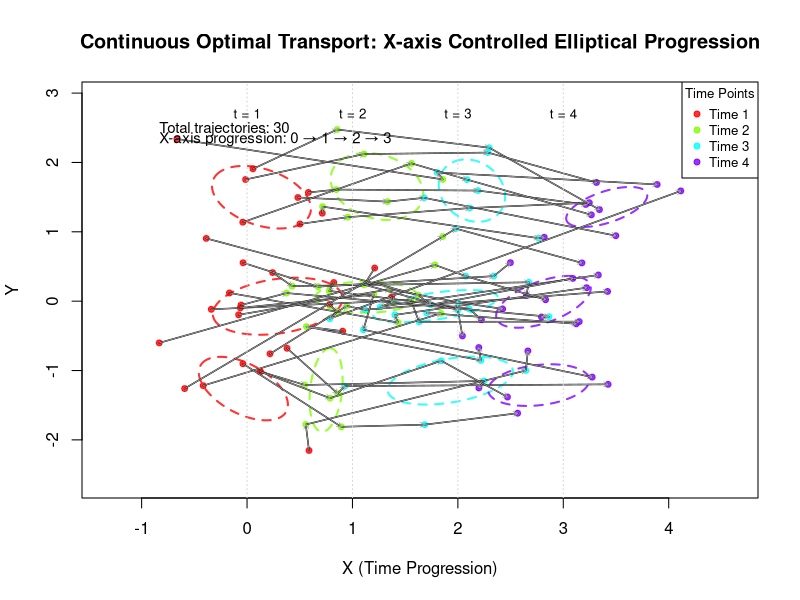
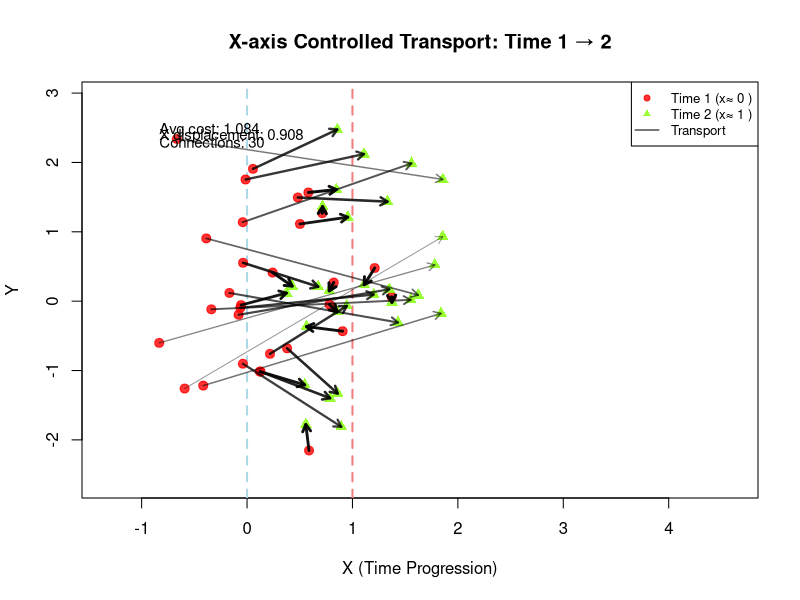
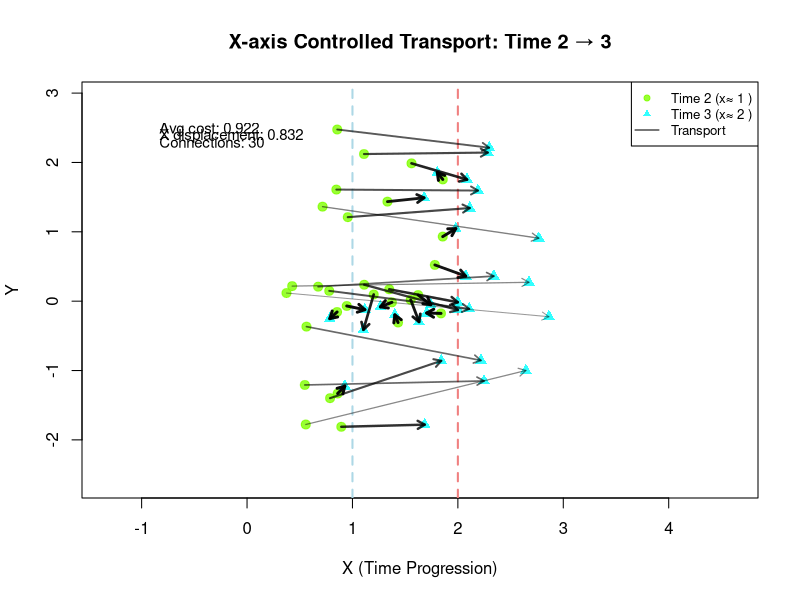
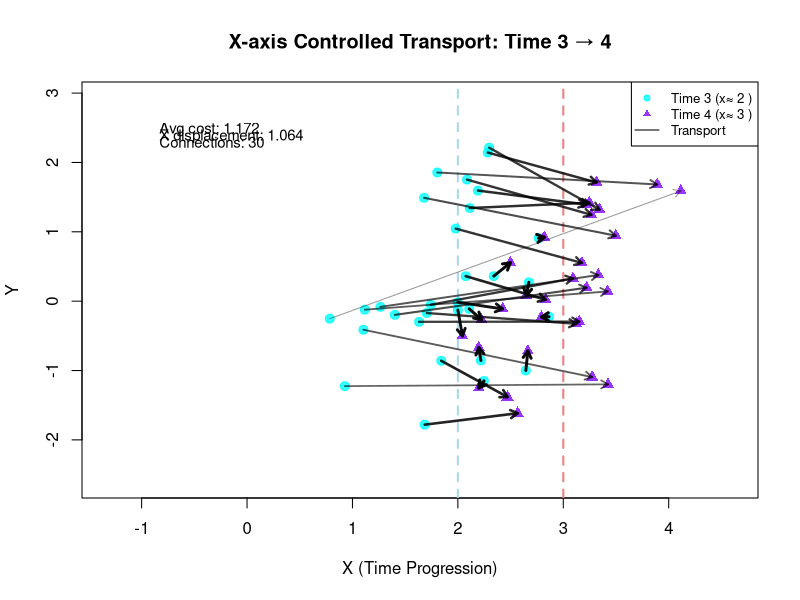
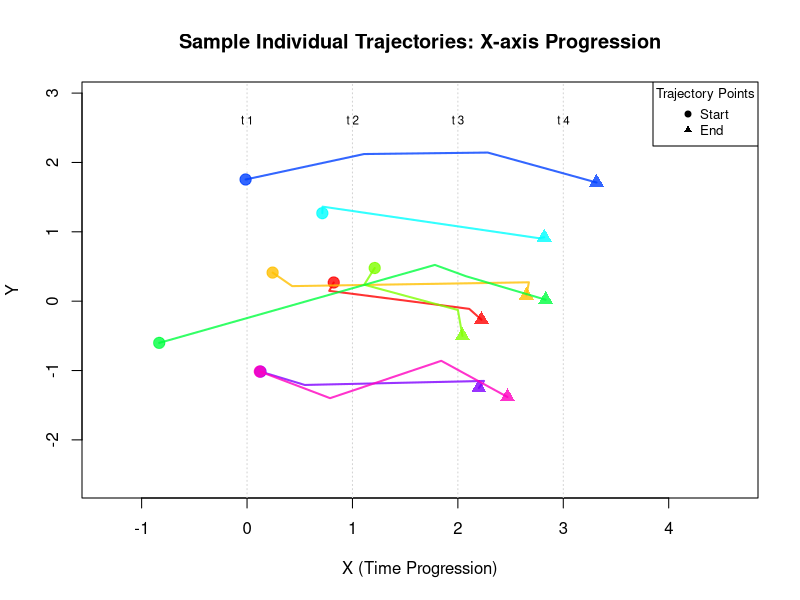
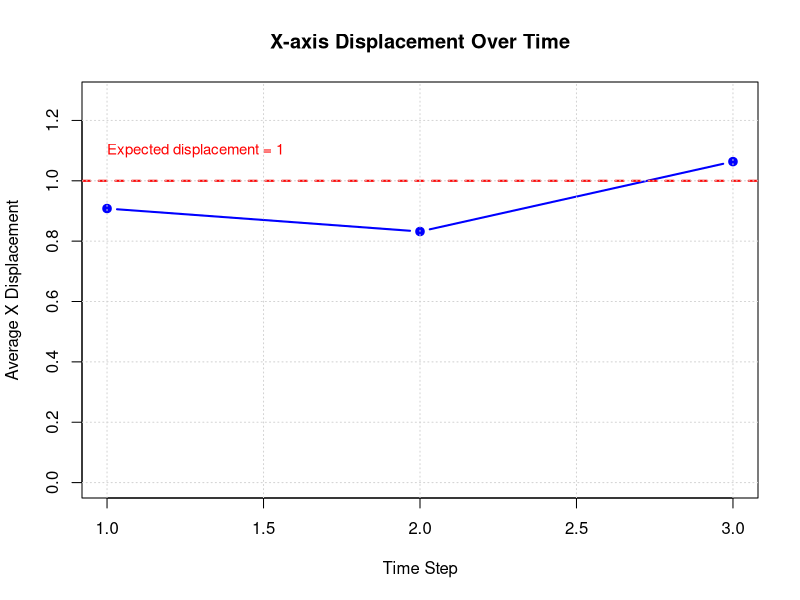
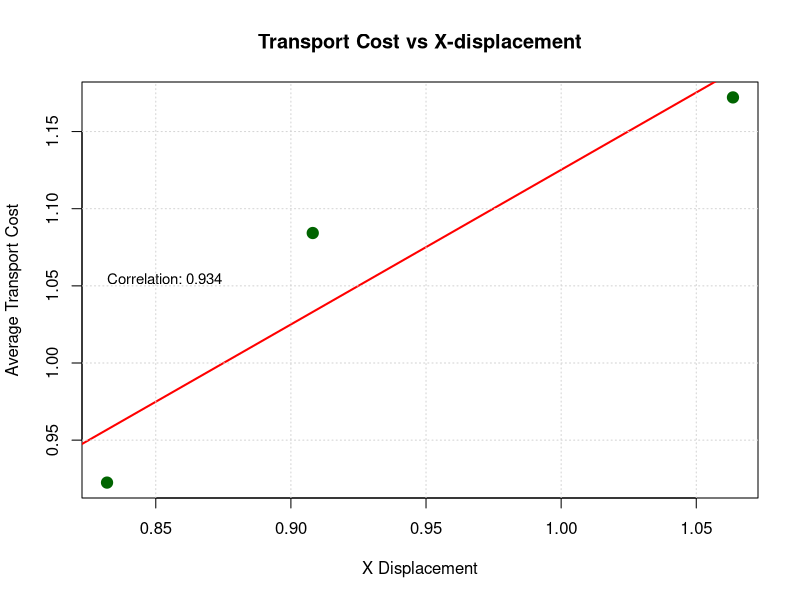

These charts were generated, in order, by the following R code:
# Test script for Continuous Optimal Transport visualization
# This script demonstrates continuous point-to-point optimal transport across multiple time points

# Set CRAN mirror
options(repos = c(CRAN = "https://cloud.r-project.org"))

# Note: In a WebR environment, we avoid using external packages that need compilation
# Instead, we implement simplified versions of required functions

# Simple implementation of silhouette coefficient for clustering evaluation
# This is a simplified version that doesn't require the cluster package
simple_silhouette <- function(data, clusters) {
  # Calculate distance matrix
  dist_matrix <- as.matrix(dist(data))
  
  # Initialize silhouette values
  n <- nrow(data)
  sil_values <- numeric(n)
  
  # Calculate silhouette for each point
  for (i in 1:n) {
    # Get cluster of current point
    current_cluster <- clusters[i]
    
    # Calculate average distance to points in same cluster (a)
    same_cluster_indices <- which(clusters == current_cluster)
    same_cluster_indices <- same_cluster_indices[same_cluster_indices != i]
    
    if (length(same_cluster_indices) > 0) {
      a_i <- mean(dist_matrix[i, same_cluster_indices])
    } else {
      a_i <- 0
    }
    
    # Calculate average distance to points in nearest different cluster (b)
    other_clusters <- unique(clusters[clusters != current_cluster])
    b_i <- Inf
    
    for (cluster in other_clusters) {
      cluster_indices <- which(clusters == cluster)
      avg_dist <- mean(dist_matrix[i, cluster_indices])
      if (avg_dist < b_i) {
        b_i <- avg_dist
      }
    }
    
    # Calculate silhouette
    if (a_i < b_i && a_i > 0) {
      sil_values[i] <- 1 - a_i / b_i
    } else if (a_i > b_i) {
      sil_values[i] <- b_i / a_i - 1
    } else {
      sil_values[i] <- 0
    }
  }
  
  # Return mean silhouette value
  return(mean(sil_values))
}

# Function to generate multivariate normal elliptical clusters
generate_elliptical_cluster <- function(n, center_x, center_y, sigma_x, sigma_y, correlation = 0) {
  # Create covariance matrix for elliptical distribution
  cov_matrix <- matrix(c(sigma_x^2, correlation * sigma_x * sigma_y,
                        correlation * sigma_x * sigma_y, sigma_y^2), 
                      nrow = 2)
  
  # Generate points using Cholesky decomposition
  L <- chol(cov_matrix)
  z <- matrix(rnorm(n * 2), ncol = 2)
  points <- z %*% L
  
  # Translate to desired center
  points[, 1] <- points[, 1] + center_x
  points[, 2] <- points[, 2] + center_y
  
  return(points)
}

# Set seed for reproducibility
set.seed(42)

# Parameters
n_points <- 30  # Reduced for better trajectory visualization
n_time_points <- 4  # Increased to show continuous flow
max_clusters <- 4  # Maximum number of clusters

# Function to generate controlled elliptical clusters moving along x-axis
generate_controlled_elliptical_clusters <- function(n, time_step, total_time_steps) {
  # X-axis progression: t=1 -> x≈0, t=2 -> x≈1, t=3 -> x≈2, etc.
  base_x <- (time_step - 1)  # 0, 1, 2, 3...
  
  # Define cluster parameters for each time step
  clusters_config <- list(
    # Cluster 1: Main ellipse moving along x-axis
    list(
      center_x = base_x,
      center_y = 0,
      sigma_x = 0.6,  # Elliptical in x-direction
      sigma_y = 0.3,  # Narrower in y-direction
      correlation = 0.2,
      proportion = 0.5
    ),
    # Cluster 2: Secondary ellipse with slight y-offset
    list(
      center_x = base_x + 0.3,
      center_y = 1.5,
      sigma_x = 0.4,
      sigma_y = 0.5,
      correlation = -0.1,
      proportion = 0.3
    ),
    # Cluster 3: Third ellipse with negative y-offset
    list(
      center_x = base_x - 0.2,
      center_y = -1.2,
      sigma_x = 0.5,
      sigma_y = 0.4,
      correlation = 0.3,
      proportion = 0.2
    )
  )
  
  points <- NULL
  cluster_labels <- NULL
  
  for (i in 1:length(clusters_config)) {
    config <- clusters_config[[i]]
    n_cluster <- round(n * config$proportion)
    
    # Generate elliptical cluster
    cluster_points <- generate_elliptical_cluster(
      n = n_cluster,
      center_x = config$center_x,
      center_y = config$center_y,
      sigma_x = config$sigma_x,
      sigma_y = config$sigma_y,
      correlation = config$correlation
    )
    
    points <- rbind(points, cluster_points)
    cluster_labels <- c(cluster_labels, rep(i, n_cluster))
  }
  
  return(list(points = points, true_clusters = cluster_labels))
}

# Generate data for each time point with controlled x-axis progression
time_points <- list()
true_clusters <- list()
for (t in 1:n_time_points) {
  data <- generate_controlled_elliptical_clusters(n_points, t, n_time_points)
  time_points[[t]] <- data$points
  true_clusters[[t]] <- data$true_clusters
  
  cat("Time", t, "- X range:", round(range(data$points[, 1]), 2), 
      "Y range:", round(range(data$points[, 2]), 2), "\n")
}

# Determine optimal number of clusters for each time point
optimal_clusters <- list()
for (t in 1:n_time_points) {
  sil_width <- numeric(max_clusters - 1)
  
  for (k in 2:max_clusters) {
    km <- kmeans(time_points[[t]], centers = k, nstart = 10)
    sil_width[k-1] <- simple_silhouette(time_points[[t]], km$cluster)
  }
  
  # Determine optimal k
  optimal_k <- which.max(sil_width) + 1
  cat("Time point", t, "- Optimal number of clusters:", optimal_k, "\n")
  
  # Cluster the data with optimal k
  km <- kmeans(time_points[[t]], centers = optimal_k, nstart = 25)
  
  # Store clustering results
  optimal_clusters[[t]] <- list(
    points = time_points[[t]],
    centers = km$centers,
    cluster = km$cluster,
    size = km$size,
    true_cluster = true_clusters[[t]]
  )
}

# Improved point-to-point transport with trajectory tracking
point_to_point_transport_with_tracking <- function(source_points, target_points) {
  n_source <- nrow(source_points)
  n_target <- nrow(target_points)
  
  # Calculate cost matrix (Euclidean distances)
  cost_matrix <- matrix(0, nrow = n_source, ncol = n_target)
  for (i in 1:n_source) {
    for (j in 1:n_target) {
      cost_matrix[i, j] <- sqrt(sum((source_points[i, ] - target_points[j, ])^2))
    }
  }
  
  # Greedy assignment (approximation of Hungarian algorithm)
  result <- data.frame(from = integer(), to = integer(), cost = numeric())
  used_targets <- logical(n_target)
  
  for (i in 1:min(n_source, n_target)) {
    available_costs <- cost_matrix
    available_costs[, used_targets] <- Inf
    
    min_idx <- which.min(available_costs)
    source_idx <- (min_idx - 1) %% n_source + 1
    target_idx <- (min_idx - 1) %/% n_source + 1
    
    result <- rbind(result, data.frame(
      from = source_idx,
      to = target_idx,
      cost = cost_matrix[source_idx, target_idx]
    ))
    
    used_targets[target_idx] <- TRUE
    cost_matrix[source_idx, ] <- Inf
  }
  
  return(result)
}

# Calculate continuous transport plans
continuous_transport_plans <- list()
for (t in 1:(n_time_points - 1)) {
  source_points <- optimal_clusters[[t]]$points
  target_points <- optimal_clusters[[t+1]]$points
  
  plan <- point_to_point_transport_with_tracking(source_points, target_points)
  continuous_transport_plans[[t]] <- plan
  
  cat("Transport plan from time", t, "to time", t+1, ":\n")
  cat("  - Point correspondences:", nrow(plan), "\n")
  cat("  - Average transport cost:", round(mean(plan$cost), 3), "\n")
}

# Build continuous trajectories for each point
build_trajectories <- function(transport_plans, time_points) {
  n_initial_points <- nrow(time_points[[1]])
  trajectories <- list()
  
  # Initialize trajectories with first time point
  for (i in 1:n_initial_points) {
    trajectories[[i]] <- list(
      time_points = c(1),
      coordinates = list(time_points[[1]][i, ]),
      point_indices = c(i)
    )
  }
  
  # Follow each point through time
  for (t in 1:(length(transport_plans))) {
    plan <- transport_plans[[t]]
    new_trajectories <- list()
    
    for (i in 1:length(trajectories)) {
      traj <- trajectories[[i]]
      last_point_idx <- tail(traj$point_indices, 1)
      
      # Find where this point goes in the next time step
      next_point_row <- which(plan$from == last_point_idx)
      
      if (length(next_point_row) > 0) {
        next_point_idx <- plan$to[next_point_row[1]]
        
        # Extend trajectory
        traj$time_points <- c(traj$time_points, t + 1)
        traj$coordinates <- c(traj$coordinates, list(time_points[[t + 1]][next_point_idx, ]))
        traj$point_indices <- c(traj$point_indices, next_point_idx)
      }
      
      new_trajectories[[i]] <- traj
    }
    
    trajectories <- new_trajectories
  }
  
  return(trajectories)
}

# Build trajectories
trajectories <- build_trajectories(continuous_transport_plans, time_points)

# Create PDF output for visualization
pdf("ot_test_results.pdf", width = 14, height = 10)

# 1. Overview: All time points with continuous trajectories
# Adjust plot limits to accommodate x-axis progression
x_range <- range(sapply(time_points, function(tp) range(tp[, 1])))
y_range <- range(sapply(time_points, function(tp) range(tp[, 2])))
x_margin <- diff(x_range) * 0.1
y_margin <- diff(y_range) * 0.1

plot(NULL, xlim = c(x_range[1] - x_margin, x_range[2] + x_margin), 
     ylim = c(y_range[1] - y_margin, y_range[2] + y_margin),
     main = "Continuous Optimal Transport: X-axis Controlled Elliptical Progression",
     xlab = "X (Time Progression)", ylab = "Y", cex.main = 1.2)

# Color scheme for time points
time_colors <- rainbow(n_time_points, alpha = 0.8)

# Plot all points for each time step with elliptical shapes
for (t in 1:n_time_points) {
  points(optimal_clusters[[t]]$points, 
         col = time_colors[t], 
         pch = 19, cex = 0.8)
  
  # Add elliptical confidence regions for true clusters
  for (cluster_id in unique(true_clusters[[t]])) {
    cluster_points <- optimal_clusters[[t]]$points[true_clusters[[t]] == cluster_id, ]
    if (nrow(cluster_points) > 2) {
      # Calculate ellipse parameters
      center <- colMeans(cluster_points)
      cov_mat <- cov(cluster_points)
      
      # Draw ellipse (simplified version)
      eigenvals <- eigen(cov_mat)$values
      eigenvecs <- eigen(cov_mat)$vectors
      angle <- atan2(eigenvecs[2, 1], eigenvecs[1, 1])
      
      # Draw ellipse outline
      theta <- seq(0, 2*pi, length.out = 100)
      ellipse_x <- center[1] + sqrt(eigenvals[1]) * cos(theta) * cos(angle) - sqrt(eigenvals[2]) * sin(theta) * sin(angle)
      ellipse_y <- center[2] + sqrt(eigenvals[1]) * cos(theta) * sin(angle) + sqrt(eigenvals[2]) * sin(theta) * cos(angle)
      lines(ellipse_x, ellipse_y, col = time_colors[t], lwd = 2, lty = 2)
    }
  }
}

# Draw continuous trajectories
for (i in 1:length(trajectories)) {
  traj <- trajectories[[i]]
  if (length(traj$coordinates) >= 2) {
    # Extract coordinates
    x_coords <- sapply(traj$coordinates, function(coord) coord[1])
    y_coords <- sapply(traj$coordinates, function(coord) coord[2])
    
    # Draw trajectory line
    lines(x_coords, y_coords, col = "black", lwd = 1.5, lty = 1)
    
    # Add arrows to show direction
    for (j in 1:(length(x_coords) - 1)) {
      arrows(x_coords[j], y_coords[j], 
             x_coords[j + 1], y_coords[j + 1],
             length = 0.05, col = "darkgray", lwd = 0.8)
    }
  }
}

# Add vertical lines to show x-axis progression
for (t in 1:n_time_points) {
  abline(v = (t - 1), col = "lightgray", lty = 3, lwd = 1)
  text((t - 1), y_range[2] + y_margin * 0.5, paste("t =", t), cex = 0.8, adj = 0.5)
}

# Add legend
legend("topright", 
       legend = paste("Time", 1:n_time_points),
       col = time_colors, 
       pch = 19,
       title = "Time Points",
       cex = 0.8)

# Add text annotations
text(x_range[1], y_range[2], paste("Total trajectories:", length(trajectories)), cex = 0.9, adj = 0)
text(x_range[1], y_range[2] - y_margin * 0.3, paste("X-axis progression: 0 → 1 → 2 → 3"), cex = 0.9, adj = 0)

# 2. Step-by-step transport visualization with x-axis focus
for (t in 1:(n_time_points - 1)) {
  plot(NULL, xlim = c(x_range[1] - x_margin, x_range[2] + x_margin), 
       ylim = c(y_range[1] - y_margin, y_range[2] + y_margin),
       main = paste("X-axis Controlled Transport: Time", t, "→", t + 1),
       xlab = "X (Time Progression)", ylab = "Y")
  
  # Add vertical reference lines
  abline(v = (t - 1), col = "lightblue", lty = 2, lwd = 2)
  abline(v = t, col = "lightcoral", lty = 2, lwd = 2)
  
  # Plot source points
  points(optimal_clusters[[t]]$points, 
         col = time_colors[t], 
         pch = 19, cex = 1.2)
  
  # Plot target points
  points(optimal_clusters[[t+1]]$points, 
         col = time_colors[t + 1], 
         pch = 17, cex = 1.2)
  
  # Draw transport arrows
  plan <- continuous_transport_plans[[t]]
  for (i in 1:nrow(plan)) {
    from_idx <- plan$from[i]
    to_idx <- plan$to[i]
    cost <- plan$cost[i]
    
    # Color and width based on cost
    max_cost <- max(plan$cost)
    color_intensity <- 1 - (cost / max_cost) * 0.6
    line_width <- 1 + 2 * (1 - cost / max_cost)
    
    arrows(
      optimal_clusters[[t]]$points[from_idx, 1],
      optimal_clusters[[t]]$points[from_idx, 2],
      optimal_clusters[[t+1]]$points[to_idx, 1],
      optimal_clusters[[t+1]]$points[to_idx, 2],
      lwd = line_width,
      length = 0.08,
      col = rgb(0, 0, 0, alpha = color_intensity)
    )
  }
  
  # Add statistics
  avg_cost <- round(mean(plan$cost), 3)
  total_cost <- round(sum(plan$cost), 3)
  x_displacement <- round(mean(optimal_clusters[[t+1]]$points[, 1]) - mean(optimal_clusters[[t]]$points[, 1]), 3)
  
  text(x_range[1], y_range[2], paste("Avg cost:", avg_cost), cex = 0.9, adj = 0)
  text(x_range[1], y_range[2] - y_margin * 0.2, paste("X displacement:", x_displacement), cex = 0.9, adj = 0)
  text(x_range[1], y_range[2] - y_margin * 0.4, paste("Connections:", nrow(plan)), cex = 0.9, adj = 0)
  
  legend("topright", 
         legend = c(paste("Time", t, "(x≈", t-1, ")"), paste("Time", t + 1, "(x≈", t, ")"), "Transport"),
         col = c(time_colors[t], time_colors[t + 1], "black"),
         pch = c(19, 17, NA),
         lty = c(NA, NA, 1),
         cex = 0.8)
}

# 3. Individual trajectory analysis with x-axis focus
n_sample_trajectories <- min(8, length(trajectories))
sample_indices <- seq(1, length(trajectories), length.out = n_sample_trajectories)

plot(NULL, xlim = c(x_range[1] - x_margin, x_range[2] + x_margin), 
     ylim = c(y_range[1] - y_margin, y_range[2] + y_margin),
     main = "Sample Individual Trajectories: X-axis Progression",
     xlab = "X (Time Progression)", ylab = "Y")

# Add vertical reference lines
for (t in 1:n_time_points) {
  abline(v = (t - 1), col = "lightgray", lty = 3, lwd = 1)
  text((t - 1), y_range[2] + y_margin * 0.3, paste("t", t), cex = 0.7, adj = 0.5)
}

# Color scheme for individual trajectories
traj_colors <- rainbow(n_sample_trajectories, alpha = 0.8)

for (i in 1:n_sample_trajectories) {
  traj_idx <- round(sample_indices[i])
  traj <- trajectories[[traj_idx]]
  
  if (length(traj$coordinates) >= 2) {
    x_coords <- sapply(traj$coordinates, function(coord) coord[1])
    y_coords <- sapply(traj$coordinates, function(coord) coord[2])
    
    # Draw trajectory with unique color
    lines(x_coords, y_coords, col = traj_colors[i], lwd = 2)
    
    # Mark start and end points
    points(x_coords[1], y_coords[1], col = traj_colors[i], pch = 19, cex = 1.5)
    points(tail(x_coords, 1), tail(y_coords, 1), col = traj_colors[i], pch = 17, cex = 1.5)
    
    # Add trajectory number
    text(x_coords[1], y_coords[1], as.character(traj_idx), 
         pos = 3, cex = 0.7, col = "white", font = 2)
  }
}

legend("topright", 
       legend = c("Start", "End"),
       pch = c(19, 17),
       col = "black",
       title = "Trajectory Points",
       cex = 0.8)

# 4. X-displacement analysis over time
x_displacements <- sapply(1:(n_time_points - 1), function(t) {
  mean(optimal_clusters[[t+1]]$points[, 1]) - mean(optimal_clusters[[t]]$points[, 1])
})

plot(1:(n_time_points - 1), x_displacements,
     type = "b", pch = 19, col = "blue", lwd = 2,
     main = "X-axis Displacement Over Time",
     xlab = "Time Step", ylab = "Average X Displacement",
     ylim = c(0, max(x_displacements) * 1.2))

# Add reference line at y = 1 (expected displacement)
abline(h = 1, col = "red", lty = 2, lwd = 2)
text(1, 1.1, "Expected displacement = 1", cex = 0.9, adj = 0, col = "red")

grid(col = "lightgray", lty = 3)

# 5. Transport cost vs X-displacement correlation
transport_costs <- sapply(continuous_transport_plans, function(plan) mean(plan$cost))
plot(x_displacements, transport_costs,
     pch = 19, col = "darkgreen", cex = 1.5,
     main = "Transport Cost vs X-displacement",
     xlab = "X Displacement", ylab = "Average Transport Cost")

# Add correlation line
if (length(x_displacements) > 1) {
  correlation <- cor(x_displacements, transport_costs)
  lm_fit <- lm(transport_costs ~ x_displacements)
  abline(lm_fit, col = "red", lwd = 2)
  
  text(min(x_displacements), max(transport_costs) * 0.9, 
       paste("Correlation:", round(correlation, 3)), 
       cex = 0.9, adj = 0)
}

grid(col = "lightgray", lty = 3)

# Close PDF device
dev.off()

cat("\nX-axis Controlled Continuous Optimal Transport Visualization complete.\n")
cat("Results saved to ot_test_results.pdf\n")
cat("\nSummary:\n")
cat("Total trajectories tracked:", length(trajectories), "\n")
cat("Time steps:", n_time_points, "\n")
cat("X-axis progression: 0 → 1 → 2 → 3\n")
for (t in 1:(n_time_points - 1)) {
  plan <- continuous_transport_plans[[t]]
  x_disp <- round(mean(optimal_clusters[[t+1]]$points[, 1]) - mean(optimal_clusters[[t]]$points[, 1]), 3)
  cat("Step", t, "→", t + 1, ":\n")
  cat("  - Average transport cost:", round(mean(plan$cost), 3), "\n")
  cat("  - X displacement:", x_disp, "\n")
  cat("  - Total transport cost:", round(sum(plan$cost), 3), "\n")
}

# Calculate and display trajectory statistics
valid_trajectories <- trajectories[sapply(trajectories, function(traj) length(traj$coordinates) >= 2)]
if (length(valid_trajectories) > 0) {
  trajectory_lengths <- sapply(trajectories, function(traj) {
    if (length(traj$coordinates) >= 2) {
      coords <- do.call(rbind, traj$coordinates)
      total_length <- 0
      for (i in 1:(nrow(coords) - 1)) {
        total_length <- total_length + sqrt(sum((coords[i + 1, ] - coords[i, ])^2))
      }
      return(total_length)
    } else {
      return(0)
    }
  })
  
  avg_trajectory_length <- mean(trajectory_lengths[trajectory_lengths > 0])
  cat("\nTrajectory Analysis:\n")
  cat("  - Complete trajectories:", length(valid_trajectories), "\n")
  cat("  - Average trajectory length:", round(avg_trajectory_length, 3), "\n")
  
  # X-axis progression analysis
  x_progression <- sapply(valid_trajectories, function(traj) {
    coords <- do.call(rbind, traj$coordinates)
    return(coords[nrow(coords), 1] - coords[1, 1])  # Final X - Initial X
  })
  cat("  - Average X progression:", round(mean(x_progression), 3), "\n")
  cat("  - X progression std dev:", round(sd(x_progression), 3), "\n")
} 